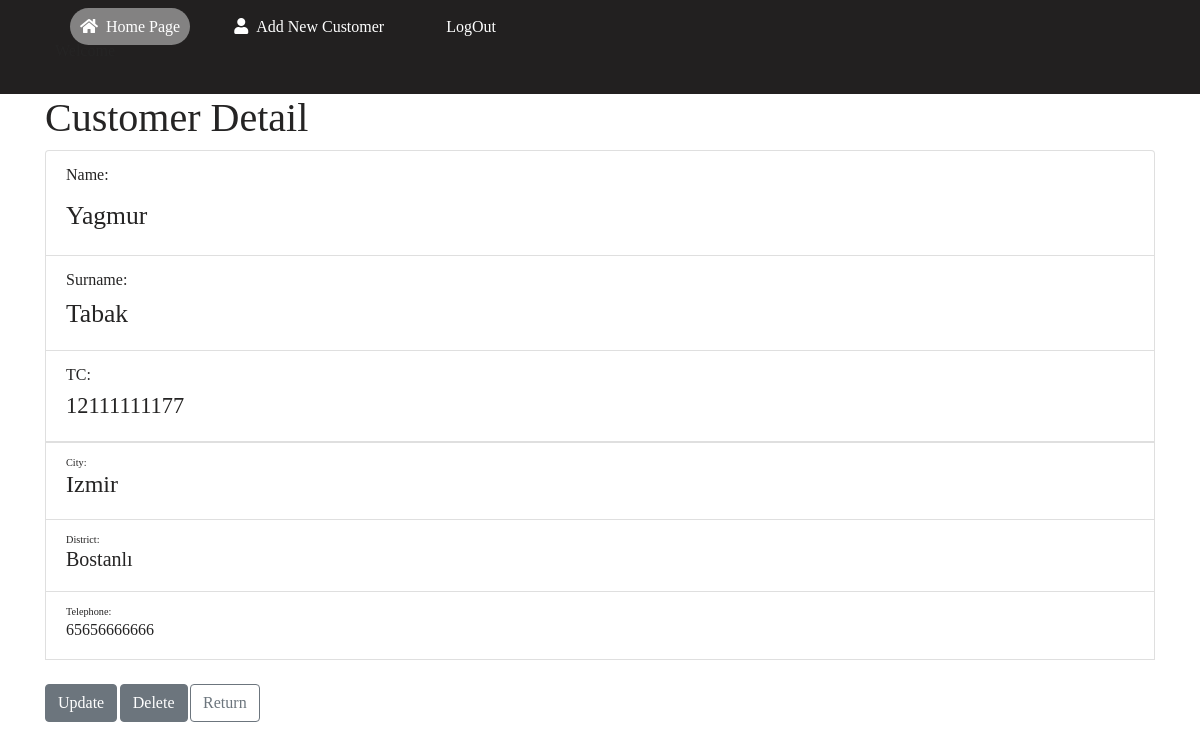
Page /core/detail/1/ on the committed database.
### core/models.py (models this page shows, shortened)
class NewCustomer(models.Model):
    name = models.CharField(max_length=20)
    surname  = models.CharField(max_length=20)
    tc = models.CharField(max_length=11,null=True, unique=True)
    city = models.CharField(max_length=15,null=True)
    district = models.CharField(max_length=15,null=True)
    telephone = models.CharField(max_length=11,null=True,unique=True)
    date= models.DateTimeField(auto_now_add=True)

### core/views.py (the view)
# urls.py: path('detail/<int:pk>/', customerDetailView.as_view(), name="detail"),
class customerDetailView(DetailView):
    template_name= 'detail.html'
    model = NewCustomer
    context_object_name='NewCustomer'

### templates/detail.html (shortened to what this page needs)
{% extends "base.html" %}
{% block body %}
{% load static %}
<head>
  <link rel="stylesheet" type="text/css" href="{% static 'main.css' %}?{% now 'U'%}">
  <link rel="stylesheet" href="https://maxcdn.bootstrapcdn.com/bootstrap/4.5.2/css/bootstrap.min.css">
  <link rel="stylesheet" href="https://cdnjs.cloudflare.com/ajax/libs/font-awesome/5.15.3/css/all.min.css">
</head>
<body>
  <div class="header">
    <div class="left-header">
      <ul>
        <li class="active"><a href="/"><i class="fa fa-home" aria-hidden="true"></i>Home Page</a></a></li>
        <li class="#"><a href="/create"><i class="fa fa-user" aria-hidden="true"></i>Add New Customer</a></a></li>
        <li class="#"><a href="{% url 'logout' %}">LogOut</a></a></li>
        <p>Welcome</p>
      </ul>
    </div>
    <div class="container">
      <h1>Customer Detail</h1>
      <ul class="list-group" id="myList">
        <li class="list-group-item">Name:<h1><small><small>{{ NewCustomer.name }}</small></small></h1>
        </li>
        <li class="list-group-item">Surname:<h2><small>{{ NewCustomer.surname }}</small></h2>
        </li>
        <li class="list-group-item">TC:<h3><small>{{ NewCustomer.tc }}<small></h3>
        </li>
        <li class="list-group-item">City:<h4>{{ NewCustomer.city }}</h4>
        </li>
        <li class="list-group-item">District:<h5>{{ NewCustomer.district }}</h5>
        </li>
        <li class="list-group-item">Telephone:<h6>{{ NewCustomer.telephone }}</h6>
        </li>
      </ul>
    </div>
    <br>
    <div class="container">
      <a href="/core/update/{{ NewCustomer.id}}"><button type="button" class="btn btn-secondary">Update</button>
        <a href="/core/delete/{{ NewCustomer.id}}"><button type="button" class="btn btn-secondary">Delete</button>
          <a href="/core/" type="button" class="btn btn-outline-secondary">Return</a>
    </div>
    <br><br>
</body>
{% endblock %}

### core/static/main.css (style rules this page uses)
.header { font-family: Times New Roman; color: rgb(37, 36, 36); }
.left-header { padding: 15px; background :rgb(34, 32, 32); }
.left-header li { display: inline; width: 150px; margin: 15px; padding: 10px; }
.left-header ul li a { text-decoration: none; color:white; }
.container { font-family: Times New Roman; color: rgb(37, 36, 36); }
.active, .left-header ul li:hover { background: rgb(131, 130, 130); border-radius: 20px; }
.left-header .fa { margin-right: 8px; }

### rows in the picture
NewCustomer: name "Yagmur", surname "Tabak", tc "12111111177", city "Izmir", district "Bostanlı", telephone "65656666666"
